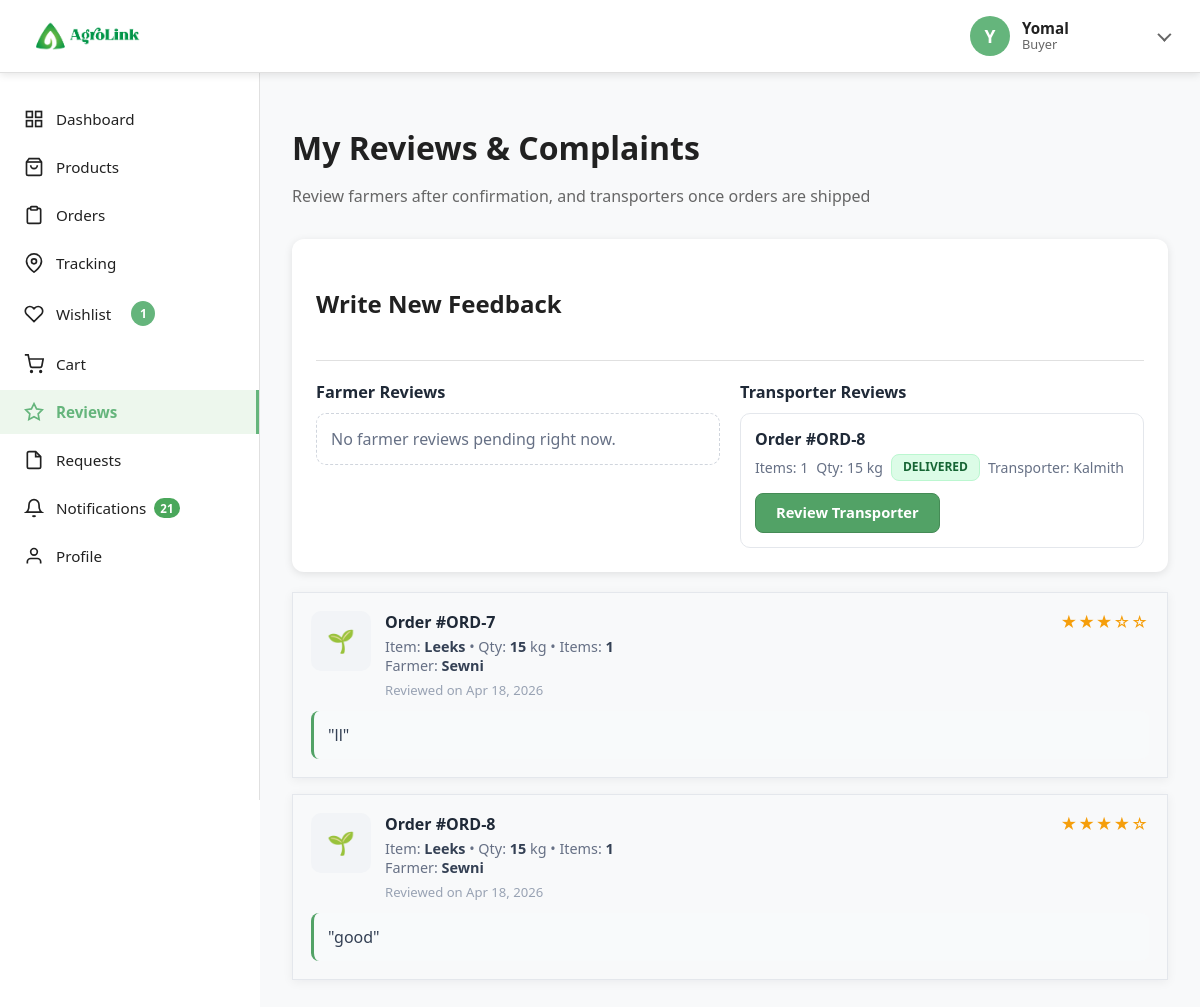
The app's page /buyerreviews (signed in) with its own data.
### tables this page shows
CREATE TABLE `orders` (
  `id` int(11) NOT NULL,
  `buyer_id` int(11) NOT NULL,
  `total_amount` decimal(10,2) NOT NULL COMMENT 'Product total before shipping',
  `shipping_cost` decimal(10,2) NOT NULL DEFAULT 0.00,
  `order_total` decimal(10,2) NOT NULL COMMENT 'Total including shipping',
  `payment_status` enum('pending','paid','failed') NOT NULL DEFAULT 'pending',
  `total_weight_kg` decimal(10,2) NOT NULL DEFAULT 0.00 COMMENT 'Total weight of all items in kg',
  `delivery_address` text NOT NULL,
  `delivery_city` varchar(100) NOT NULL,
  `delivery_district_id` int(11) DEFAULT NULL,
  `delivery_town_id` int(11) DEFAULT NULL,
  `delivery_phone` varchar(20) NOT NULL,
  `status` enum('pending_payment','pending','confirmed','processing','shipped','delivered','cancelled') DEFAULT 'pending_payment',
  `created_at` timestamp NOT NULL DEFAULT current_timestamp(),
  `updated_at` timestamp NOT NULL DEFAULT current_timestamp() ON UPDATE current_timestamp()
);

CREATE TABLE `reviews` (
  `id` int(11) NOT NULL,
  `order_id` int(11) NOT NULL,
  `product_id` int(11) NOT NULL,
  `buyer_id` int(11) NOT NULL,
  `farmer_id` int(11) NOT NULL,
  `rating` tinyint(4) NOT NULL CHECK (`rating` >= 1 and `rating` <= 5),
  `comment` text NOT NULL,
  `reply` text DEFAULT NULL,
  `replied_at` timestamp NULL DEFAULT NULL,
  `status` enum('active','hidden','flagged') NOT NULL DEFAULT 'active',
  `created_at` timestamp NOT NULL DEFAULT current_timestamp(),
  `updated_at` timestamp NOT NULL DEFAULT current_timestamp() ON UPDATE current_timestamp()
);

CREATE TABLE `users` (
  `id` int(11) NOT NULL,
  `name` varchar(255) NOT NULL,
  `email` varchar(255) NOT NULL,
  `password` varchar(255) NOT NULL,
  `password_updated_at` timestamp NULL DEFAULT NULL,
  `role` varchar(255) NOT NULL,
  `status` enum('active','inactive') DEFAULT 'active',
  `verification_status` enum('not_required','pending','approved','rejected') DEFAULT 'not_required',
  `deactivated_at` timestamp NULL DEFAULT NULL,
  `deactivation_reason` varchar(500) DEFAULT NULL,
  `created_at` timestamp NOT NULL DEFAULT current_timestamp(),
  `updated_at` timestamp NOT NULL DEFAULT current_timestamp() ON UPDATE current_timestamp()
);

### app/views/buyer/reviews.view.php (the view, shortened to what the rows shown need)
<div class="buyer-reviews-page">
    <div class="content-header">
        <h1 class="content-title">My Reviews & Complaints</h1>
    </div>
    <div class="content-card buyer-feedback-composer-card">
        <div class="card-content">
            <div class="buyer-feedback-sections">
                <div>
                    <?php if (empty($reviewableTransporters ?? [])): ?>
                        <div class="buyer-feedback-empty">
                            No transporter reviews pending right now.
                        </div>
                    <?php else: ?>
                        <div class="buyer-feedback-pending-list">
                            <?php foreach (($reviewableTransporters ?? []) as $item): ?>
                                <?php $orderStatusClass = strtolower((string)($item->order_status ?? 'pending')); ?>
                                <div class="buyer-feedback-pending-item">
                                    <div>
                                        <div class="buyer-feedback-pending-title">Order #ORD-<?= (int)$item->order_id ?></div>
                                        <div class="buyer-feedback-pending-meta">
                                            <span>Items: <?= (int)($item->order_item_count ?? 1) ?></span>
                                            <span>Qty: <?= htmlspecialchars(rtrim(rtrim(number_format((float)($item->order_total_quantity ?? 0), 2, '.', ''), '0'), '.')) ?> kg</span>
                                            <span class="order-status buyer-reviews-status <?= htmlspecialchars($orderStatusClass) ?>">
                                                <?= strtoupper(str_replace('_', ' ', $orderStatusClass)) ?>
                                            </span>
                                            <span>Transporter: <?= htmlspecialchars($item->transporter_name ?? 'Unknown') ?></span>
                                        </div>
                                    </div>
                                    <button
                                        class="btn btn-primary buyer-feedback-pending-action"
                                        onclick="BuyerReviews.openReviewModal('transporter', <?= (int)$item->order_id ?>, <?= (int)$item->product_id ?>, <?= (int)$item->transporter_id ?>, '<?= addslashes(htmlspecialchars($item->product_name ?? ('Order #' . (int)$item->order_id))) ?>', '<?= addslashes(htmlspecialchars($item->transporter_name ?? 'Transporter')) ?>')">
                                        Review Transporter
                                    </button>
                                </div>
                            <?php endforeach; ?>
                        </div>
                    <?php endif; ?>
                </div>
            </div>
        </div>
    </div>
    <div class="reviews-container">
        <?php if (empty($reviews)): ?>
            <div class="empty-state buyer-reviews-empty-state">
                <div class="buyer-reviews-empty-icon">📝</div>
                <h3>No Reviews Yet</h3>
                <p>Your submitted reviews and complaints will appear here.</p>
            </div>
        <?php else: ?>
            <div class="buyer-reviews-grid">
                <?php foreach ($reviews as $review): ?>
                    <?php $isComplaint = (int)$review->rating <= 2; ?>
                    <?php $displayOrderItemName = $review->order_item_name ?: $review->product_name; ?>
                    <div class="review-card buyer-review-card">
                        <div class="buyer-review-header">
                            <div class="buyer-review-main">
                                <?php if (!empty($review->product_image) && file_exists("assets/images/products/" . $review->product_image)): ?>
                                    <img
                                        src="<?= ROOT ?>/assets/images/products/<?= htmlspecialchars($review->product_image) ?>"
                                        alt="<?= htmlspecialchars($review->product_name) ?>"
                                        class="buyer-review-thumb">
                                <?php else: ?>
                                    <div class="buyer-review-placeholder">🌱</div>
                                <?php endif; ?>
                                <div>
                                    <h4 class="buyer-review-meta-title">Order #ORD-<?= (int)$review->order_id ?></h4>
                                    <p class="buyer-review-meta-sub">
                                        Item: <span><?= htmlspecialchars($displayOrderItemName) ?></span>
                                        • Qty:
                                        <span>
                                            <?php
                                            $displayQty = (float)($review->reviewed_quantity ?? 0);
                                            echo htmlspecialchars(rtrim(rtrim(number_format($displayQty, 2, '.', ''), '0'), '.'));
                                            ?>
                                        </span> kg
                                        • Items: <span><?= (int)($review->order_item_count ?? 1) ?></span>
                                    </p>
                                    <p class="buyer-review-meta-sub">
                                        <?php if (($review->target_role ?? 'farmer') === 'transporter'): ?>
                                            Transporter: <span><?= htmlspecialchars($review->target_name ?? $review->farmer_name) ?></span>
                                        <?php else: ?>
                                            Farmer: <span><?= htmlspecialchars($review->target_name ?? $review->farmer_name) ?></span>
                                        <?php endif; ?>
                                    </p>
                                    <p class="buyer-review-date">
                                        Reviewed on <?= date('M d, Y', strtotime($review->created_at)) ?>
                                    </p>
                                </div>
                            </div>
                            <div class="buyer-review-rating">
                                <div class="buyer-review-rating-stars">
                                    <?= str_repeat('★', (int)$review->rating) . str_repeat('☆', 5 - (int)$review->rating) ?>
                                </div>
                            </div>
                        </div>
                        <div class="buyer-review-comment <?= $isComplaint ? 'is-complaint' : '' ?>">
                            <p class="buyer-review-comment-text">
                                "<?= nl2br(htmlspecialchars($review->comment)) ?>"
                            </p>
                        </div>
                    </div>
                <?php endforeach; ?>
            </div>
        <?php endif; ?>
    </div>
</div>

### records on screen
orders: id "8", order_item_count "1", order_total_quantity "15", status "DELIVERED", transporter_name "Kalmith"
reviews: order "7", displayOrderItemName "Leeks", displayQty "15", order_item_count "1", users.name "Sewni", created_at "Apr 18, 2026", rating "★★★", rating "☆☆", comment "ll"
reviews: order "8", displayOrderItemName "Leeks", displayQty "15", order_item_count "1", users.name "Sewni", created_at "Apr 18, 2026", rating "★★★★", rating "☆", comment "good"

### other values on screen
$userRole !== '' ? $userRole : 'User' "Buyer"
$wishlistCount "1"
$notificationUnreadCount "21"
